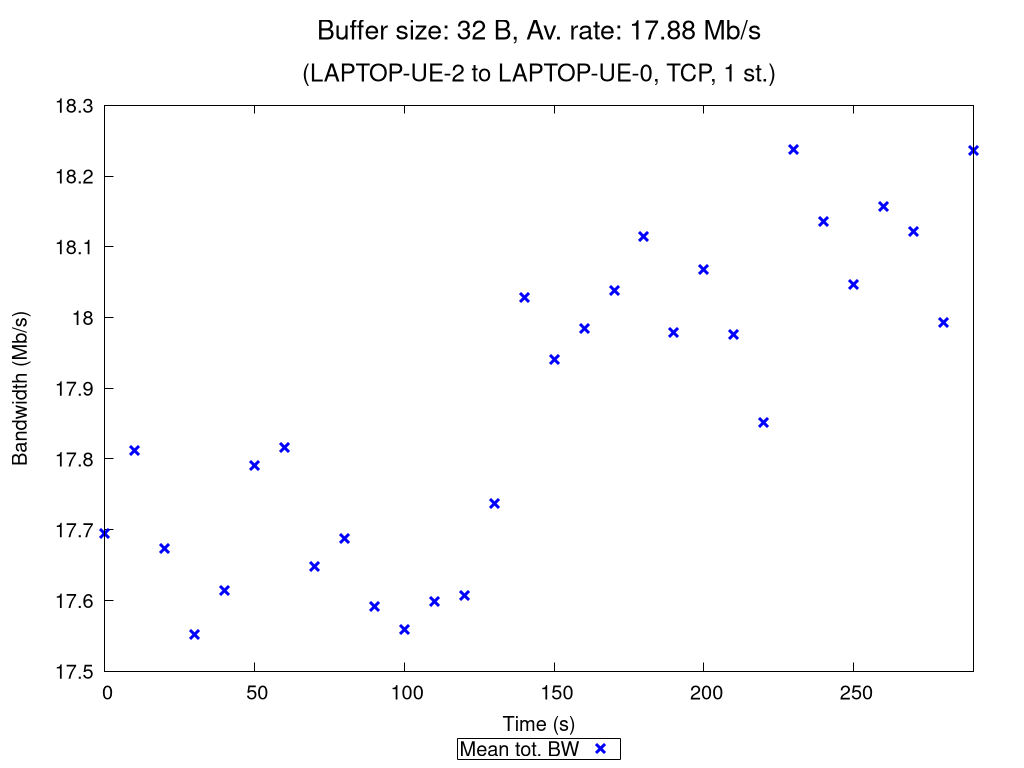

The gnuplot source for this figure:
set terminal pngcairo nocrop enhanced size 1024,768 font "Verdana,15"
set output "TCP_1_st_2020_10_13_00-36-50_two2one_00032B.png"

set title "{/=20 Buffer size: 32 B, Av. rate: 17.88 Mb/s}\n\n{/=18 (LAPTOP-UE-2 to LAPTOP-UE-0, TCP, 1 st.)}"

set xlabel "Time (s)"
set ylabel "Bandwidth (Mb/s)"
set ytics nomirror
set key bmargin center horizontal box samplen 1 width -1
set bmargin 4.6
set rmargin 4.5

rf = 1000000.0  # rate factor
set style fill transparent solid 0.2 noborder
set autoscale xfix
plot "TCP_1_st_2020_10_13_00-36-50_two2one_00032B_iperf_processed.dat" using 1:($2/rf-$3/rf):($2/rf+$3/rf) with filledcurves lc rgb "blue" notitle, \
     "" using 1:($2/rf) with points pt 2 ps 1.5 lw 3 lc rgb "blue" title "Mean tot. BW", \
